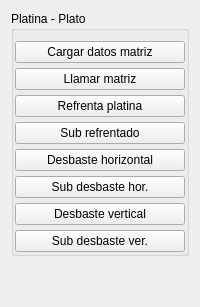
       <widget class="QWidget" name="tabWidget_functions_platter">
        <attribute name="title">
         <string/>
        </attribute>
        <attribute name="toolTip">
         <string>Platina - Plato</string>
        </attribute>
        <layout class="QVBoxLayout" name="verticalLayout">
         <item>
          <widget class="QGroupBox" name="groupBox_platter">
           <property name="title">
            <string>Platina - Plato</string>
           </property>
           <layout class="QGridLayout" name="gridLayout_6">
            <property name="leftMargin">
             <number>1</number>
            </property>
            <property name="topMargin">
             <number>10</number>
            </property>
            <property name="rightMargin">
             <number>1</number>
            </property>
            <property name="bottomMargin">
             <number>1</number>
            </property>
            <property name="horizontalSpacing">
             <number>3</number>
            </property>
            <property name="verticalSpacing">
             <number>5</number>
            </property>
            <item row="1" column="0">
             <widget class="QPushButton" name="btn_call_square">
              <property name="toolTip">
               <string>Agrega la matriz de piezas al programa principal</string>
              </property>
              <property name="statusTip">
               <string>Agrega la matriz de piezas al programa principal</string>
              </property>
              <property name="text">
               <string>Llamar matriz</string>
              </property>
             </widget>
            </item>
            <item row="4" column="0">
             <widget class="QPushButton" name="btn_call_lineal_x">
              <property name="toolTip">
               <string>Agrega el desbaste horizontal al programa principal</string>
              </property>
              <property name="statusTip">
               <string>Agrega el desbaste horizontal al programa principal</string>
              </property>
              <property name="text">
               <string>Desbaste horizontal</string>
              </property>
             </widget>
            </item>
            <item row="7" column="0">
             <widget class="QPushButton" name="btn_lineal_rgh_y_sub">
              <property name="toolTip">
               <string>Agrega el desbaste vertical a la subrutina</string>
              </property>
              <property name="statusTip">
               <string>Agrega el desbaste vertical a la subrutina</string>
              </property>
              <property name="text">
               <string>Sub desbaste ver.</string>
              </property>
             </widget>
            </item>
            <item row="5" column="0">
             <widget class="QPushButton" name="btn_lineal_rgh_x_sub">
              <property name="toolTip">
               <string>Agrega el desbaste horizontal a la subrutina</string>
              </property>
              <property name="statusTip">
               <string>Agrega el desbaste horizontal a la subrutina</string>
              </property>
              <property name="text">
               <string>Sub desbaste hor.</string>
              </property>
             </widget>
            </item>
            <item row="6" column="0">
             <widget class="QPushButton" name="btn_call_lineal_y">
              <property name="toolTip">
               <string>Agrega el desbaste vertical al programa principal</string>
              </property>
              <property name="statusTip">
               <string>Agrega el desbaste vertical al programa principal</string>
              </property>
              <property name="text">
               <string>Desbaste vertical</string>
              </property>
             </widget>
            </item>
            <item row="2" column="0">
             <widget class="QPushButton" name="btn_call_flatten">
              <property name="toolTip">
               <string>Agrega el refrentado de platina al programa principal</string>
              </property>
              <property name="statusTip">
               <string>Agrega el refrentado de platina al programa principal</string>
              </property>
              <property name="text">
               <string>Refrenta platina</string>
              </property>
             </widget>
            </item>
            <item row="0" column="0">
             <widget class="QPushButton" name="btn_platter_data">
              <property name="toolTip">
               <string>Agrega los datos de la matriz de piezas</string>
              </property>
              <property name="statusTip">
               <string>Agrega los datos de la matriz de piezas</string>
              </property>
              <property name="text">
               <string>Cargar datos matriz</string>
              </property>
             </widget>
            </item>
            <item row="3" column="0">
             <widget class="QPushButton" name="btn_flatten_sub">
              <property name="toolTip">
               <string>Agrega el refrentado de platina a la subrutina</string>
              </property>
              <property name="statusTip">
               <string>Agrega el refrentado de platina a la subrutina</string>
              </property>
              <property name="text">
               <string>Sub refrentado</string>
              </property>
             </widget>
            </item>
           </layout>
          </widget>
         </item>
         <item>
          <spacer name="verticalSpacer_4">
           <property name="orientation">
            <enum>Qt::Orientation::Vertical</enum>
           </property>
           <property name="sizeHint" stdset="0">
            <size>
             <width>20</width>
             <height>40</height>
            </size>
           </property>
          </spacer>
         </item>
        </layout>
       </widget>
